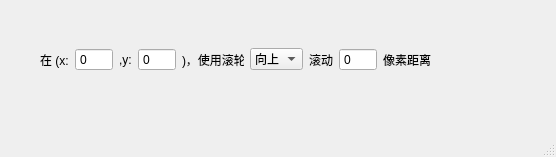
<?xml version="1.0" encoding="UTF-8"?>
<ui version="4.0">
 <class>MainWindow</class>
 <widget class="QMainWindow" name="MainWindow">
  <property name="geometry">
   <rect>
    <x>0</x>
    <y>0</y>
    <width>556</width>
    <height>157</height>
   </rect>
  </property>
  <property name="windowTitle">
   <string>MainWindow</string>
  </property>
  <widget class="QWidget" name="centralwidget">
   <widget class="QWidget" name="widget" native="true">
    <property name="geometry">
     <rect>
      <x>40</x>
      <y>40</y>
      <width>391</width>
      <height>39</height>
     </rect>
    </property>
    <layout class="QHBoxLayout" name="horizontalLayout_2">
     <item>
      <widget class="QLabel" name="label_3">
       <property name="text">
        <string>在 (x:</string>
       </property>
      </widget>
     </item>
     <item>
      <widget class="QSpinBox" name="spinBox_x">
       <property name="frame">
        <bool>true</bool>
       </property>
       <property name="buttonSymbols">
        <enum>QAbstractSpinBox::NoButtons</enum>
       </property>
       <property name="maximum">
        <number>9999</number>
       </property>
      </widget>
     </item>
     <item>
      <widget class="QLabel" name="label_4">
       <property name="text">
        <string>,y:</string>
       </property>
      </widget>
     </item>
     <item>
      <widget class="QSpinBox" name="spinBox_y">
       <property name="frame">
        <bool>true</bool>
       </property>
       <property name="buttonSymbols">
        <enum>QAbstractSpinBox::NoButtons</enum>
       </property>
       <property name="maximum">
        <number>9999</number>
       </property>
      </widget>
     </item>
     <item>
      <widget class="QLabel" name="label_5">
       <property name="text">
        <string>)，使用滚轮</string>
       </property>
      </widget>
     </item>
     <item>
      <widget class="QComboBox" name="comboBox_scroll_direction">
       <item>
        <property name="text">
         <string>向上</string>
        </property>
       </item>
       <item>
        <property name="text">
         <string>向下</string>
        </property>
       </item>
      </widget>
     </item>
     <item>
      <widget class="QLabel" name="label">
       <property name="text">
        <string>滚动</string>
       </property>
      </widget>
     </item>
     <item>
      <widget class="QSpinBox" name="spinBox">
       <property name="buttonSymbols">
        <enum>QAbstractSpinBox::NoButtons</enum>
       </property>
       <property name="maximum">
        <number>9999</number>
       </property>
      </widget>
     </item>
     <item>
      <widget class="QLabel" name="label_2">
       <property name="text">
        <string>像素距离</string>
       </property>
      </widget>
     </item>
    </layout>
    <zorder>label_4</zorder>
    <zorder>label_3</zorder>
    <zorder>label_5</zorder>
    <zorder>spinBox_y</zorder>
    <zorder>spinBox_x</zorder>
    <zorder>label</zorder>
    <zorder>comboBox_scroll_direction</zorder>
    <zorder>spinBox</zorder>
    <zorder>label_2</zorder>
   </widget>
  </widget>
  <widget class="QMenuBar" name="menubar">
   <property name="geometry">
    <rect>
     <x>0</x>
     <y>0</y>
     <width>556</width>
     <height>23</height>
    </rect>
   </property>
  </widget>
  <widget class="QStatusBar" name="statusbar"/>
 </widget>
 <resources/>
 <connections/>
</ui>
